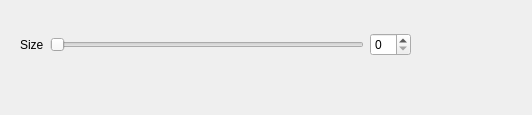
<?xml version="1.0" encoding="UTF-8"?>
<ui version="4.0">
 <class>SettingWidget</class>
 <widget class="QWidget" name="SettingWidget">
  <property name="geometry">
   <rect>
    <x>0</x>
    <y>0</y>
    <width>532</width>
    <height>115</height>
   </rect>
  </property>
  <property name="windowTitle">
   <string>Setting</string>
  </property>
  <widget class="QWidget" name="gridLayoutWidget">
   <property name="geometry">
    <rect>
     <x>20</x>
     <y>20</y>
     <width>391</width>
     <height>50</height>
    </rect>
   </property>
   <layout class="QGridLayout" name="gridLayout_size">
    <item row="3" column="1">
     <widget class="QSlider" name="horizontalSlider_size">
      <property name="orientation">
       <enum>Qt::Horizontal</enum>
      </property>
     </widget>
    </item>
    <item row="3" column="0">
     <widget class="QLabel" name="label_size">
      <property name="text">
       <string>Size</string>
      </property>
     </widget>
    </item>
    <item row="3" column="2">
     <widget class="QSpinBox" name="spinBox_size"/>
    </item>
   </layout>
  </widget>
 </widget>
 <resources/>
 <connections/>
</ui>
